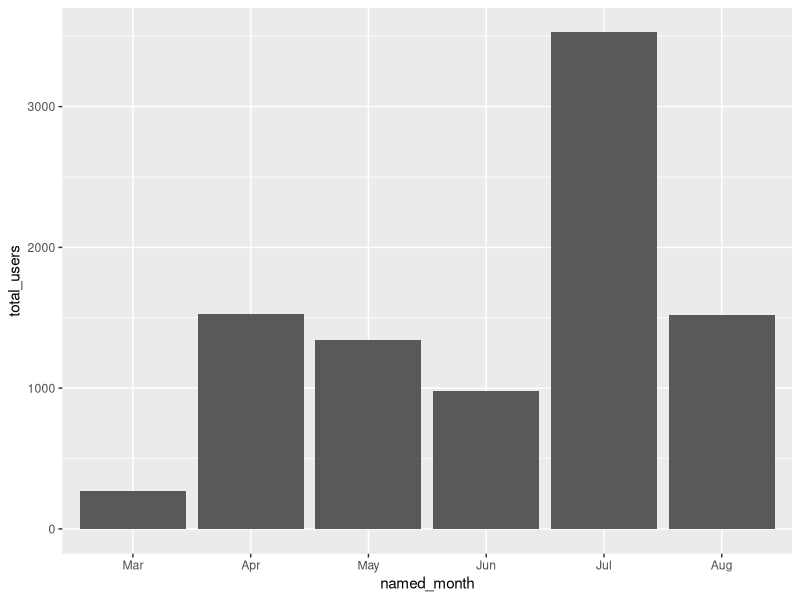
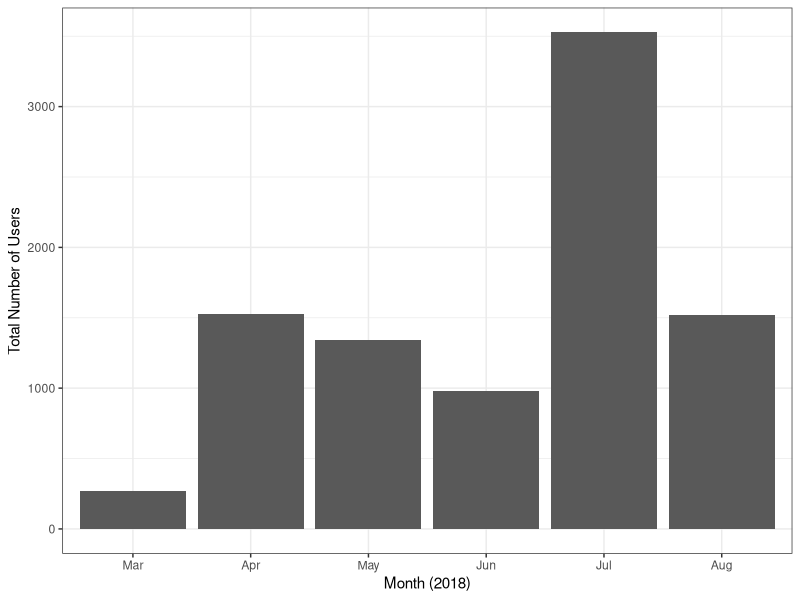
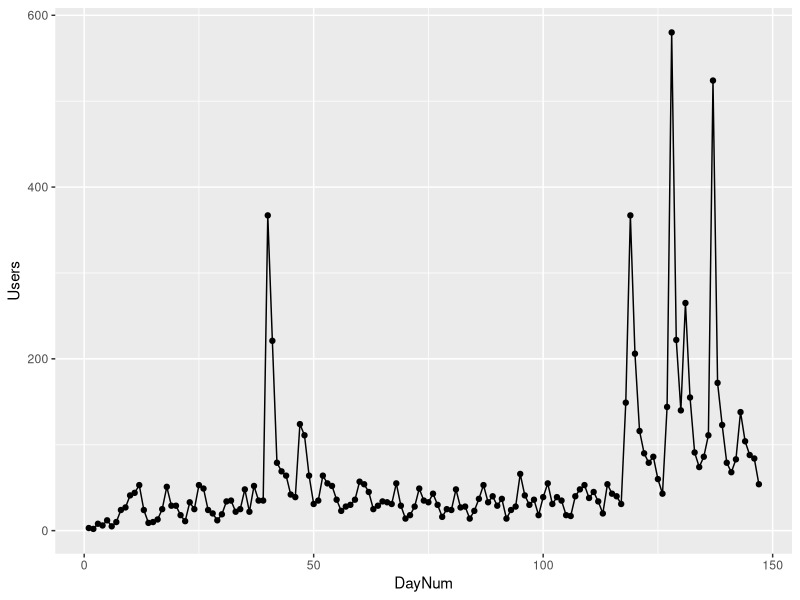
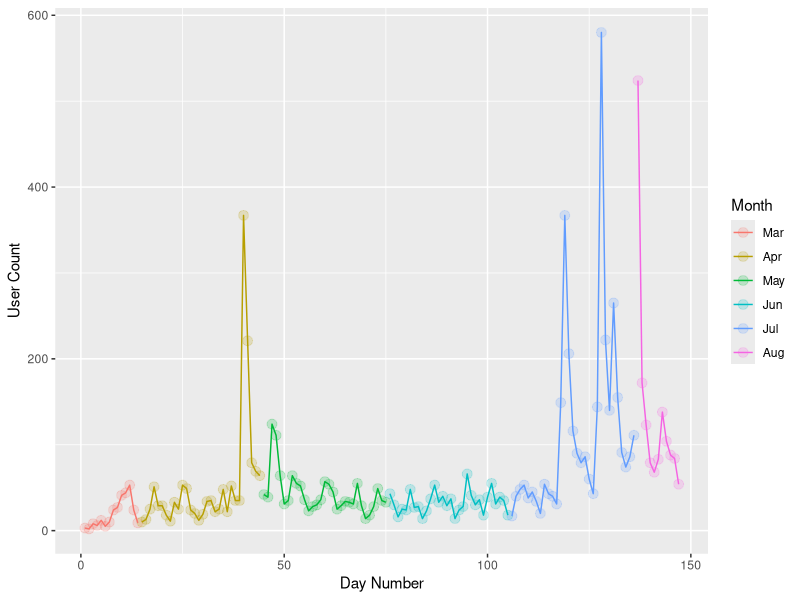
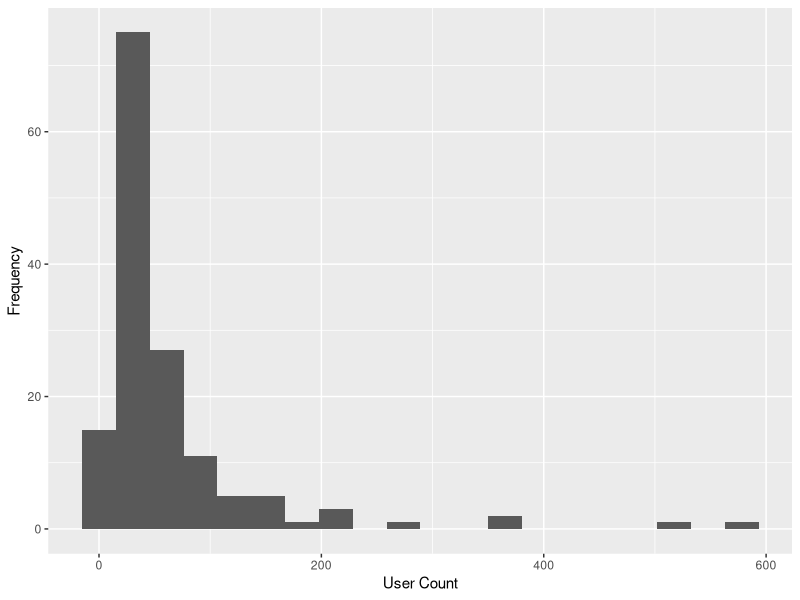
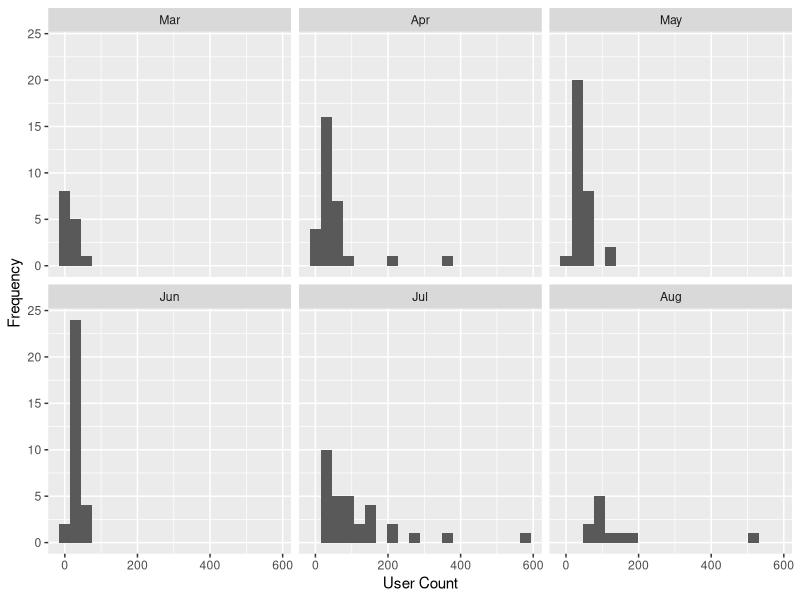

Reproduce these figures in R, in order.
# load packages & import data
library(tidyverse)
tidy_users <- read_csv("./datasets/tidy_users.csv")

# this script contains all the source code shown in the ggplot section,
# with some annotations added to make it a little clearer

# ----- PRELIMINARIES -----

# we need to copy some of the work from script8.R...
tidy_users <- tidy_users %>%
  mutate(
    named_month = Month %>% 
      factor(labels = c("Mar","Apr","May","Jun", "Jul", "Aug")) 
  )

# ----- BAR GRAPHS -----

# to draw a bar graph, you usually need data in a form where 
# there is a single number for the y-axis height, so we'll
# start by doing that for the "monthly user counts"...
monthly_users <- tidy_users %>%
  group_by(named_month) %>%
  summarise(
    total_users = sum(Users) 
  ) 

# now the graph itself: we need an x-axis aesthetic (i.e. the
# month) and a y-axis aesthetic. 
pic1 <- monthly_users %>%
  ggplot(aes(x = named_month, y = total_users)) +  # set up the plot
  geom_col()  # display as "columns" (see also geom_bar)

# ggplot allows you to keep adding layers to existing plots and
# create new ones. so let's add plot customisations:
pic2 <- pic1 +
  xlab("Month (2018)") +           # nicer x-axis label
  ylab("Total Number of Users") +  # nicer y-axis label
  theme_bw()                       # use a black & white theme

# now we have both plots stored as variables. let's plot them:
plot(pic1)
plot(pic2)



# ----- POINTS AND LINES -----

# in the simplest form, points and lines simply need x and 
# y aesthetics, and the defaults are okay so this is a
# reasonably pretty plot
pic3 <- tidy_users %>% 
  ggplot(aes(x = DayNum, y = Users)) +
  geom_point() +
  geom_line()

# you can make it prettier by adding a colour aesthetic to
# clearly delineate the months, and add some nicer labels
# to the x-axis, y-axis and colour legend:
pic4 <- tidy_users %>% 
  ggplot(aes(x = DayNum, y = Users, colour = named_month)) +
  geom_point(size = 3, alpha = 0.2) +        # large plot markers, mostly transparent
  geom_line() + 
  scale_x_continuous(name = "Day Number") +  # note... xlab("Day Number") does the same thing! 
  scale_y_continuous(name = "User Count") + 
  scale_colour_discrete(name = "Month")

plot(pic3)
plot(pic4)



# ----- HISTOGRAMS (& FACETING) ----- 

pic5 <- tidy_users %>%
  ggplot(aes(x = Users)) + 
  geom_histogram(bins = 20) + 
  xlab("User Count") + 
  ylab("Frequency")

pic6 <- pic5 + 
  facet_wrap(~named_month)


plot(pic5)
plot(pic6)

